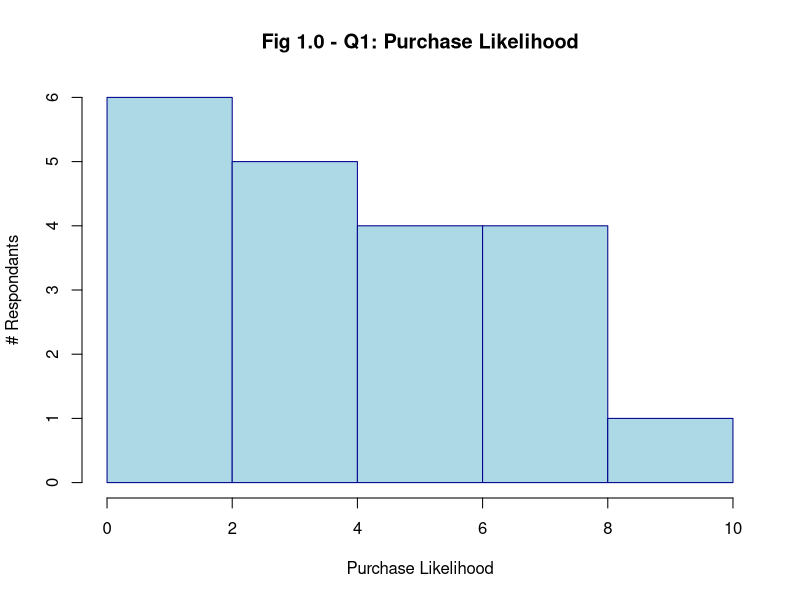
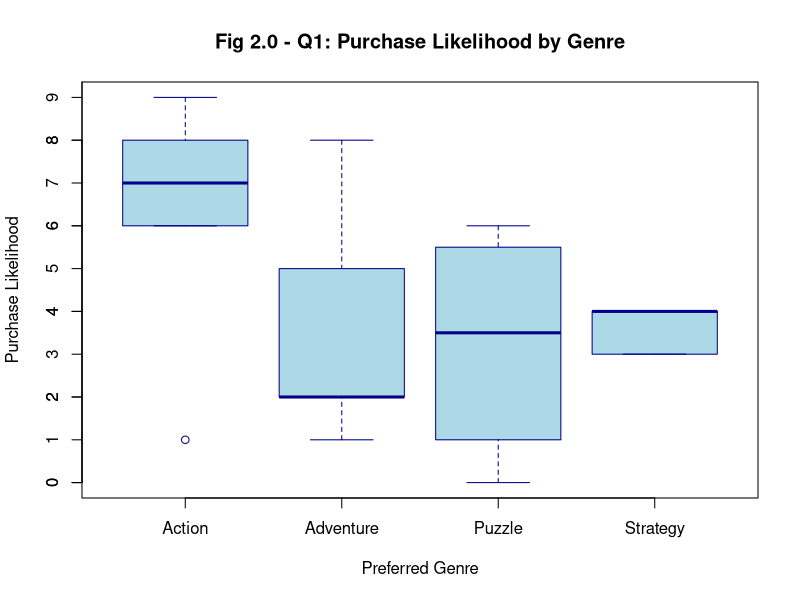
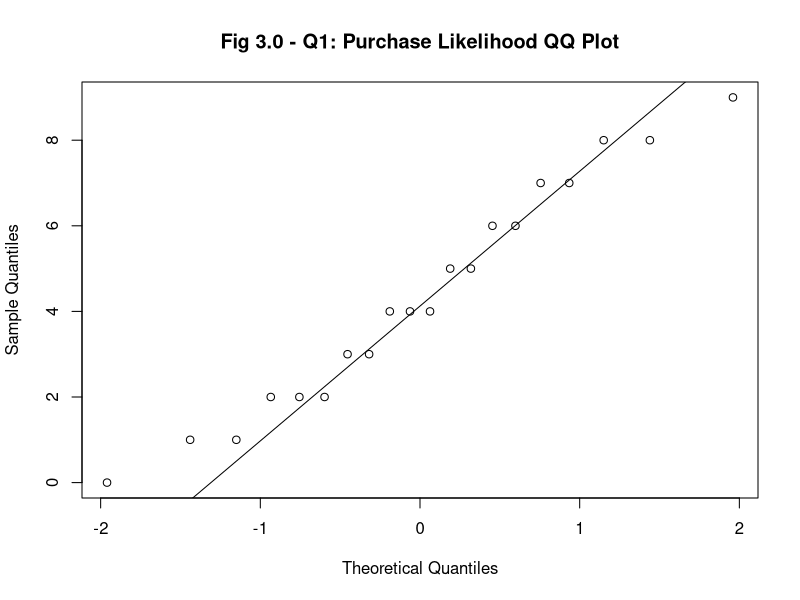
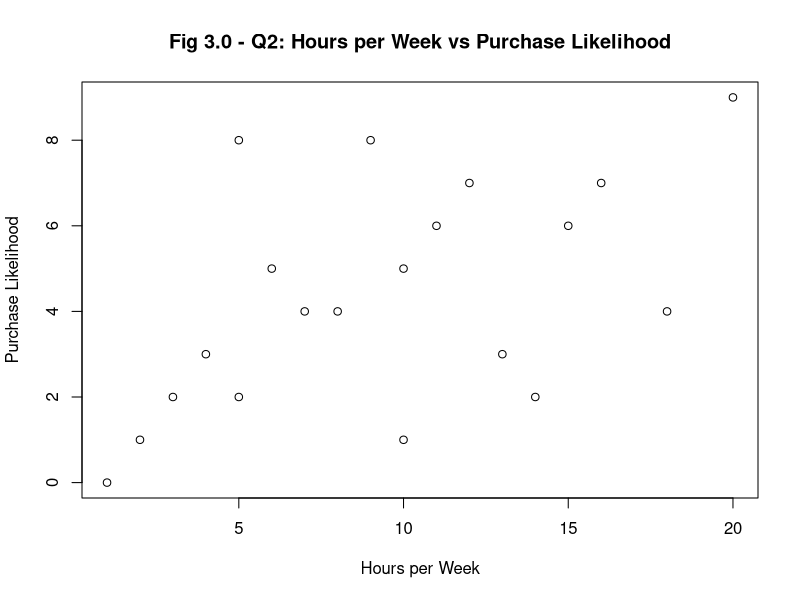
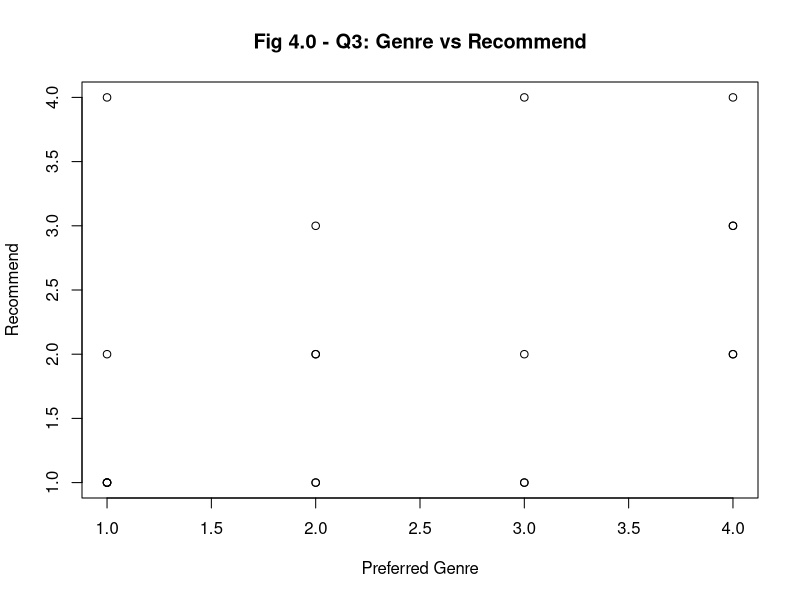

Reproduce these figures in R, in order.
## ---- chunk 1
# install knitr for a pretty table - see Appendix C
if(!require("knitr"))
   install.packages("knitr")
library(knitr)

# install kableExtra for a pretty table - see Appendix D
if(!require("kableExtra"))
   install.packages("kableExtra")
library(kableExtra)
## ---- chunk 2
# Load the data
survey_data <- read.csv("data/survey_data_1_20.csv")
## ---- chunk 3
median_pl <- median(survey_data$Purchase.Likelihood)
sd_pl <- sd(survey_data$Purchase.Likelihood)

## ---- chunk 4
# Create a histogram of the puchase likelihood
hist(survey_data$Purchase.Likelihood,
     main = "Fig 1.0 - Q1: Purchase Likelihood",
     xlab = "Purchase Likelihood",
     ylab = "# Respondants",
     col = "lightblue",
     border = "darkblue",
     breaks = 6)

## ---- chunk 5
# boxplot of purchase likelihood
boxplot(survey_data$Purchase.Likelihood ~ survey_data$Preferred.Genre,
        survey_data,
        na.action = na.omit,
        col = "lightblue",
        outline = TRUE,
        border = "darkblue",
        horizontal = FALSE,
        main = "Fig 2.0 - Q1: Purchase Likelihood by Genre",
        xlab = "Preferred Genre",
        ylab = "Purchase Likelihood")


# set how many ticks to put on Y axis
# see Axis Customization - https://r-charts.com/base-r/axes/?utm_content=cmp-true
axis(2, at = c(seq(0, 10, 1)))

## ---- chunk 6

# Create a QQ plot of purchase likelihood with a title
qqnorm(survey_data$Purchase.Likelihood,
       main = "Fig 3.0 - Q1: Purchase Likelihood QQ Plot")
qqline(survey_data$Purchase.Likelihood)


## ---- chunk 7
# Determine normality from shapiro test
results_sw <- shapiro.test(survey_data$Purchase.Likelihood)
p_value <- results_sw$p.value
is_normal <- p_value > 0.05
## ---- chunk 8
# Scatterplot
plot(survey_data$Hours.Week, survey_data$Purchase.Likelihood,
     main = "Fig 3.0 - Q2: Hours per Week vs Purchase Likelihood",
     xlab = "Hours per Week",
     ylab = "Purchase Likelihood")

## ---- chunk 9
# linear correlation num_genre vs num_recommend using spearman
cor_results <- cor.test(survey_data$Hours.Week, survey_data$Purchase.Likelihood, method = "pearson")
## ---- chunk 10
# output results for linear correlation
cor_results
## ---- chunk 11

# Converting categorical to numerical data
num_recommend <- as.numeric(
  factor(survey_data$Recommend,
         levels = c("Definitely", "Probably", "Not Sure", "Probably Not", "Definitely Not"),
         exclude = NA))

num_genre <- as.numeric(
  factor(survey_data$Preferred.Genre,
         levels = c("Action", "Adventure", "Puzzle", "Strategy", "Other"),
         exclude = NA))
## ---- chunk 12
# plot linear correlation num_genre vs num_recommend
plot(num_genre, num_recommend,
     main = "Fig 4.0 - Q3: Genre vs Recommend",
     xlab = "Preferred Genre",
     ylab = "Recommend")
## ---- chunk 13
# linear correlation num_genre vs num_recommend using spearman
cor_results <- cor.test(num_genre, num_recommend,
                        method = "spearman")
## ---- chunk 14
# output results for linear correlation
cor_results

## ---- chunk 15
table_cat_to_num <- data.frame(num_recommend, num_genre)

kable(table_cat_to_num, caption = "Table 1.0 - Categorical to Numerical Conversion",
      col.names = c("Recommend", "Genre"))
## ---- chunk 16

kable(survey_data, 
      caption = "Table 2.0 - Raw Survey Data")

## ---- chunk 17
mtcars[1:8, 1:8] %>%
  kbl() %>%
  kable_paper(full_width = F) %>%
  column_spec(2, color = spec_color(mtcars$mpg[1:8]),
              link = "https://haozhu233.github.io/kableExtra/") %>%
  column_spec(6, color = "white",
              background = spec_color(mtcars$drat[1:8], end = 0.7),
              popover = paste("am:", mtcars$am[1:8]))
## ---- chunk 18

mpg_list <- split(mtcars$mpg, mtcars$cyl)
disp_list <- split(mtcars$disp, mtcars$cyl)
inline_plot <- data.frame(cyl = c(4, 6, 8), mpg_box = "", mpg_hist = "",
                          mpg_line1 = "", mpg_line2 = "",
                          mpg_points1 = "", mpg_points2 = "", mpg_poly = "")
inline_plot %>%
  kbl(booktabs = TRUE) %>%
  kable_paper(full_width = FALSE) %>%
  column_spec(2, image = spec_boxplot(mpg_list)) %>%
  column_spec(3, image = spec_hist(mpg_list)) %>%
  column_spec(4, image = spec_plot(mpg_list, same_lim = TRUE)) %>%
  column_spec(5, image = spec_plot(mpg_list, same_lim = FALSE)) %>%
  column_spec(6, image = spec_plot(mpg_list, type = "p")) %>%
  column_spec(7, image = spec_plot(mpg_list, disp_list, type = "p")) %>%
  column_spec(8, image = spec_plot(mpg_list, polymin = 5))
